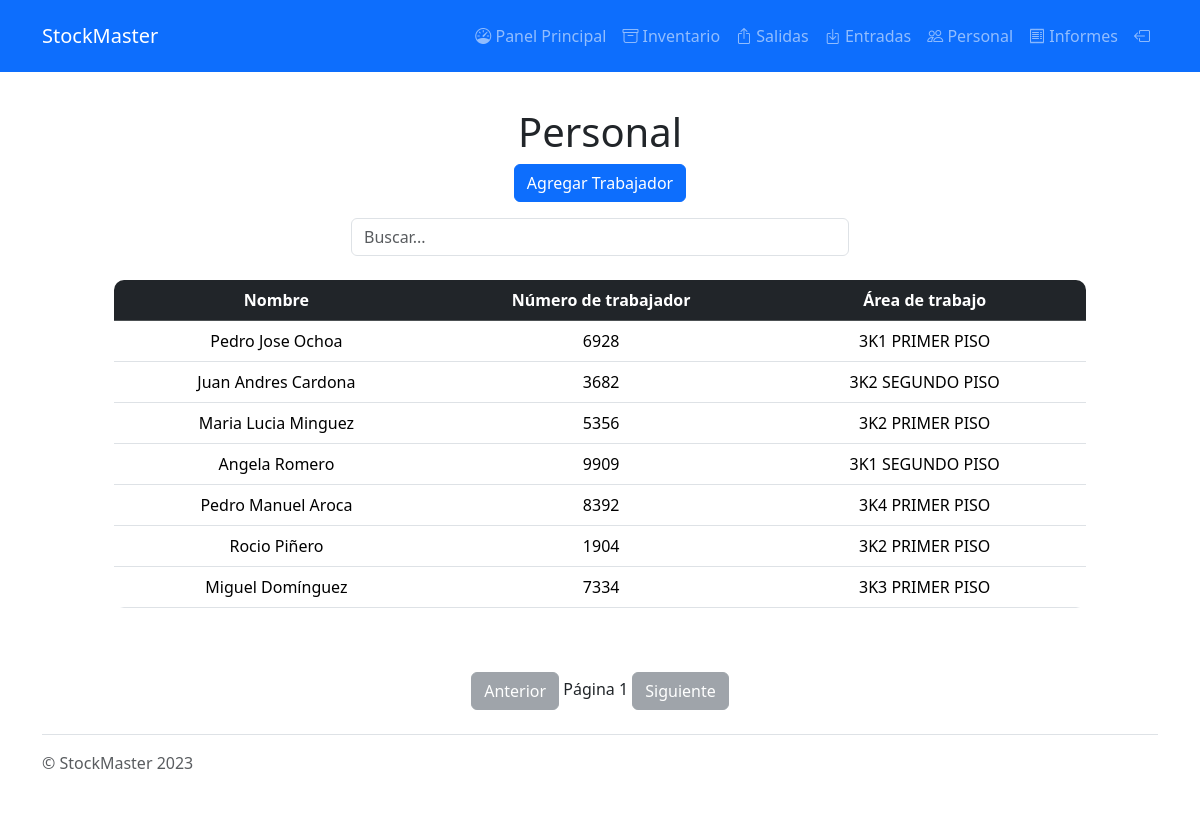
Before: /personal/ (signed in) with the older database file.
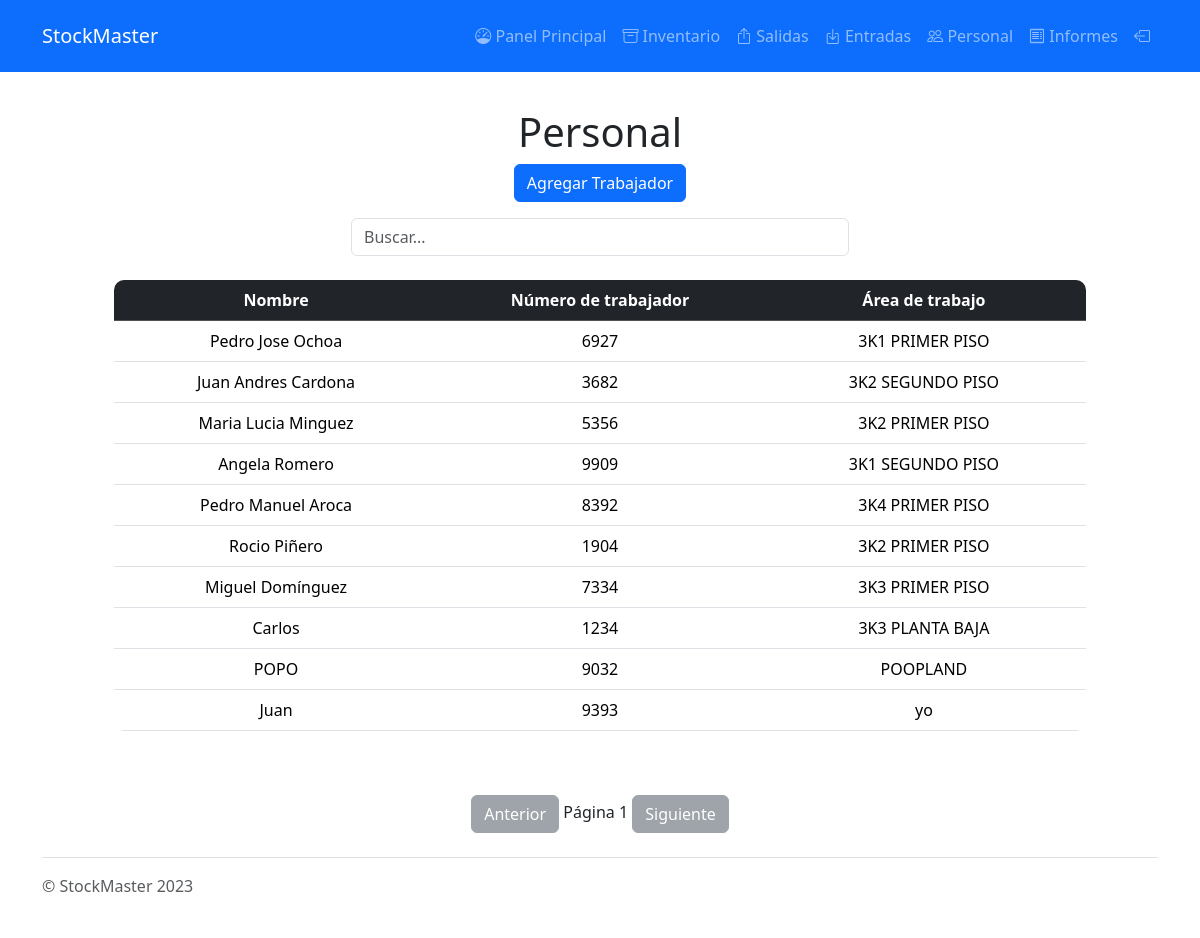
After: the same page with the newer database file.
### Workers/models.py (models this page shows, shortened)
class Worker(models.Model):
    name = models.CharField(max_length=255)
    """
    str: The name of the employee.
    """
    employeeNumber = models.IntegerField(unique=True)
    """
    int: The unique employee number.
    """
    workArea = models.CharField(max_length=255)
    """
    str: The work area of the employee.
    """
    employeePassword = models.CharField(max_length=255)
    """
    str: The password of the employee.
    """

### Dashboard/views.py (the view)
# urls.py: path('personal/', views.Workers, name="workers"),
@login_required(login_url='login')
def Workers(request):
    searchQuery = request.GET.get('search')
    if searchQuery:
        search_query_normalized = RemoveAccents(searchQuery).lower()
        worker_list = Worker.objects.all()
        filtered_workers = []
        for worker in worker_list:
            if search_query_normalized in RemoveAccents(worker.name).lower():
                filtered_workers.append(worker)
        paginator = Paginator(filtered_workers, 10)  # Muestra 10 trabajadores por página
    else:
        worker_list = Worker.objects.all()
        paginator = Paginator(worker_list, 10)  # Muestra 10 trabajadores por página
    page_number = request.GET.get("page")
    page_obj = paginator.get_page(page_number)
    context = {
        'page_obj': page_obj
    }
    return render(request, 'workers.html', context)

### templates/workers.html (shortened to what this page needs)
{% extends 'base.html' %}
{% block content %}
    <html lang="en">
    <head>
        <link href="https://cdn.jsdelivr.net/npm/bootstrap@5.3.2/dist/css/bootstrap.min.css" rel="stylesheet"
>
        <link rel="stylesheet" href="https://cdn.jsdelivr.net/npm/bootstrap-icons@1.3.0/font/bootstrap-icons.css">
    </head>
    <body>
    <div class="container">
        <section class="p-5">
            <div class="container text-center">
                <div class="row text-center g-4">
                    <div class="col-md">
                        <h1>Personal</h1>
                        <a href="{% url 'addWorker' %}" class="btn btn-primary mb-3">Agregar Trabajador</a>
                        <div class="d-flex justify-content-center mb-3">
                            <input id="searchInput" type="text" class="form-control" style="max-width: 50%;"
                                   placeholder="Buscar...">
                        </div>
                        <div class="container mt-4">
                            {% if page_obj %}
                                <table class="table mt-3 table-hover tableRoundedm">
                                    <thead class="table-dark">
                                    <tr>
                                        <th>Nombre</th>
                                        <th>Número de trabajador</th>
                                        <th>Área de trabajo</th>
                                    </tr>
                                    </thead>
                                    <tbody id="inventory-table">
                                    {% for worker in page_obj %}
                                        <tr class="table-row clickableRow"
                                            data-href="{% url 'workerDetails' worker.employeeNumber %}">
                                            <td>{{ worker.name }}</td>
                                            <td>{{ worker.employeeNumber }}</td>
                                            <td>{{ worker.workArea }}</td>
                                        </tr>
                                    {% endfor %}
                                    </tbody>
                                </table>
                            {% endif %}
                        </div>
                    </div>
                </div>
            </div>
        </section>
        <div class="text-center">
            {% if page_obj.has_previous %}
                <a href="?page={{ page_obj.previous_page_number }}" id="prevPage" class="btn btn-secondary">Anterior</a>
            {% else %}
                <button class="btn btn-secondary" disabled>Anterior</button>
            {% endif %}
            <span id="currentPage">Página {{ page_obj.number }}</span>
            {% if page_obj.has_next %}
                <a href="?page={{ page_obj.next_page_number }}" id="nextPage" class="btn btn-secondary">Siguiente</a>
            {% else %}
                <button class="btn btn-secondary" disabled>Siguiente</button>
            {% endif %}
        </div>
    </div>
    </body>
{% endblock content %}

Changed rows visible on the page:
changed Worker "Pedro Jose Ochoa": employeeNumber "6928" → "6927"
added Worker: name "Carlos", employeeNumber "1234", workArea "3K3 PLANTA BAJA"
added Worker: name "POPO", employeeNumber "9032", workArea "POOPLAND"
added Worker: name "Juan", employeeNumber "9393", workArea "yo"
